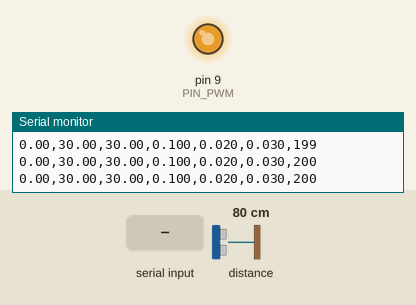
Recording of a sketch running on a simulated Arduino Uno, built with avr-gcc and run on an emulated ATmega328P. Shown: output pins drawn as LEDs (lit = HIGH), the last lines printed to the serial monitor. The inputs (shaded band) are chosen by the test bench; at power-on: distance to the obstacle 80 cm.

Above: at 1.2 s.
1.3 s: distance to the obstacle set to 9 cm
4.9 s: distance to the obstacle set to 18 cm
At 5.6 s:
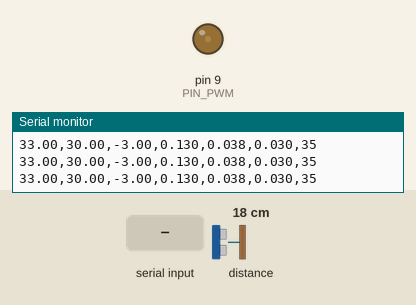
7.9 s: distance to the obstacle set to 35 cm
At 8.05 s:
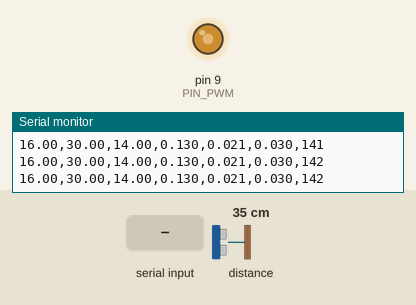
10.9 s: distance to the obstacle set to 18 cm
13.9 s: "5\n" received over Serial
Timing chart, 0 to 16.4 s (numbered marks = the images above; inputs shaded):
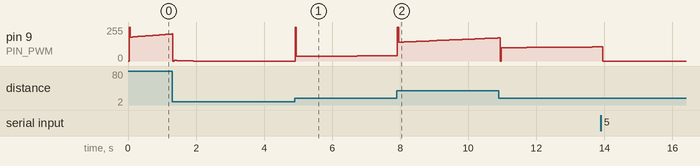

The sketch:

FUZZY_PID.ino
```cpp
// ===============================================================
// Levitador neumático con PID difuso (Fuzzy-PID)
// Sensor VL53L0X colocado arriba del objeto
// ===============================================================

#include <Wire.h>
#include <Adafruit_VL53L0X.h>

// ----- SENSOR -----
Adafruit_VL53L0X lox;

// ----- PIN PWM -----
const int PIN_PWM = 9;

// ----- TIEMPOS -----
const unsigned long DT_US = 20000;
const float DT = DT_US * 1e-6;

// ----- RANGO -----
const float H_MIN = 0.0;
const float H_MAX = 45.0;
const float H_SENSOR = 51.0;

// ----- PID DIFUSO -----
float kp, ki, kd;      // Ganancias difusas (actualizadas en cada ciclo)
float e = 0, e_prev = 0;
float ce = 0;
float integ = 0;

// ----- SETPOINT -----
float variable = 30.0;


// ===============================================================
// FUNCIONES DE MEMBRESÍA TRIANGULARES
// ===============================================================
float tri(float x, float a, float b, float c) {
  if (x <= a || x >= c) return 0.0;
  if (x == b) return 1.0;
  if (x > a && x < b) return (x - a) / (b - a);
  return (c - x) / (c - b);
}

// ===============================================================
// EVALUACIÓN DEL CONTROL DIFUSO
// Entradas: e (error), ce (cambio error)
// Salidas: kp, ki, kd
// ===============================================================
void fuzzyPID(float e, float ce) {

  // --- NORMALIZACIÓN ---
  float eN  = constrain(e / 20.0, -1, 1);   // escala error a [-1,1]
  float ceN = constrain(ce / 20.0, -1, 1);

  // MF: NEG = -1 , ZERO = 0 , POS = 1
  float e_neg  = tri(eN, -1, -1, 0);
  float e_zero = tri(eN, -1, 0, 1);
  float e_pos  = tri(eN,  0, 1, 1);

  float ce_neg  = tri(ceN, -1, -1, 0);
  float ce_zero = tri(ceN, -1, 0, 1);
  float ce_pos  = tri(ceN,  0, 1, 1);

  // ---- Reglas tipo Mamdani (como tu tabla) ----
  // Salidas lingüísticas traducidas a valores numéricos:
  float KP_neg = 0.05;
  float KP_zero = 0.10;
  float KP_pos = 0.13;

  float KI_neg = 0.00;
  float KI_zero = 0.02;
  float KI_pos = 0.04;

  float KD_const = 0.03;

  // Activación de reglas
  float R[9];
  R[0] = min(e_neg,  ce_neg);
  R[1] = min(e_neg,  ce_zero);
  R[2] = min(e_neg,  ce_pos);
  R[3] = min(e_zero, ce_neg);
  R[4] = min(e_zero, ce_zero);
  R[5] = min(e_zero, ce_pos);
  R[6] = min(e_pos,  ce_neg);
  R[7] = min(e_pos,  ce_zero);
  R[8] = min(e_pos,  ce_pos);

  // KP por reglas
  float kp_out =
      R[0]*KP_neg + R[1]*KP_neg + R[2]*KP_neg +
      R[3]*KP_neg + R[4]*KP_pos + R[5]*KP_pos +
      R[6]*KP_pos + R[7]*KP_pos + R[8]*KP_pos;

  float sumK = R[0]+R[1]+R[2]+R[3]+R[4]+R[5]+R[6]+R[7]+R[8];
  if (sumK > 0) kp_out /= sumK;
  else kp_out = KP_zero;

  // KI por reglas
  float ki_out =
      R[0]*KI_zero + R[1]*KI_zero + R[2]*KI_zero +
      R[3]*KI_pos  + R[4]*KI_pos  + R[5]*KI_pos +
      R[6]*KI_zero + R[7]*KI_zero + R[8]*KI_zero;

  if (sumK > 0) ki_out /= sumK;
  else ki_out = KI_zero;

  kp = kp_out;
  ki = ki_out;
  kd = KD_const;  // fijo (opcional hacerlo difuso)
}

// ===============================================================
// SETUP
// ===============================================================
void setup() {
  Serial.begin(115200);
  Wire.begin();

  pinMode(PIN_PWM, OUTPUT);

  if (!lox.begin()) {
    Serial.println(F("ERROR sensor VL53L0X"));
    while (1);
  }
}

// ===============================================================
// LOOP PRINCIPAL (control)
// ===============================================================
void loop() {
  unsigned long t1 = micros();

  // --- LECTURA DE NUEVO SETPOINT DESDE SERIAL ---
  if (Serial.available() > 0) {
    float nuevoSP = Serial.parseFloat();
    if (nuevoSP > 0 && nuevoSP < 45) {  // límites de altura
      variable = nuevoSP;
      Serial.print("Nuevo setpoint: ");
      Serial.println(variable);
    }
    while (Serial.available()) Serial.read();  // limpiar buffer
  }

  // Lectura sensor
  VL53L0X_RangingMeasurementData_t measure;
  lox.rangingTest(&measure, false);

  float altura = 0;
  if (measure.RangeStatus != 4) {
    float d = measure.RangeMilliMeter / 10.0;
    altura = constrain(H_SENSOR - d, H_MIN, H_MAX);
  }

  // Error
  float setpoint = variable + 5;
  e  = setpoint - altura;
  ce = e - e_prev;
  float err = variable - altura;

  // --- CONTROL DIFUSO ---
  fuzzyPID(e, ce);

  // PID usando ganancias difusas
  integ += e * DT;
  integ = constrain(integ, -80, 80);

  float deriv = ce / DT;
  float u = kp * e + ki * integ + kd * deriv;

  e_prev = e;

  // PWM
  int pwm = constrain(map(u * 100, 0, 500, 0, 255), 0, 255);
  analogWrite(PIN_PWM, pwm);

  // Telemetría hacia MATLAB
  Serial.print(altura); Serial.print(",");
  Serial.print(variable); Serial.print(",");
  Serial.print(err); Serial.print(",");
  Serial.print(kp, 3); Serial.print(",");
  Serial.print(ki, 3); Serial.print(",");
  Serial.print(kd, 3); Serial.print(",");
  Serial.println(pwm);

  // Mantener periodo de control
  while ((micros() - t1) < DT_US);
}
```

Measured:
- after the input at 4.9 s, pin 9 (PIN_PWM): moves from 0/255 to 40/255 over 2.8 s, starting at once
